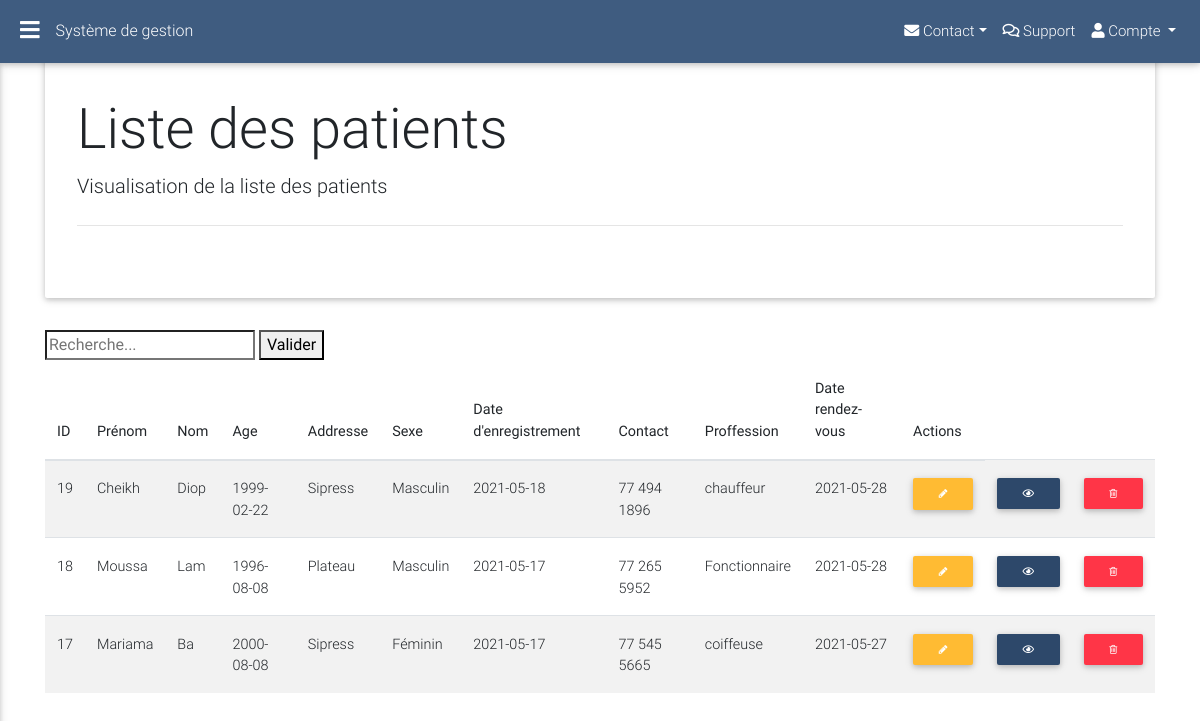
The app's page /src/patients/editPatient.php (signed in), older data.
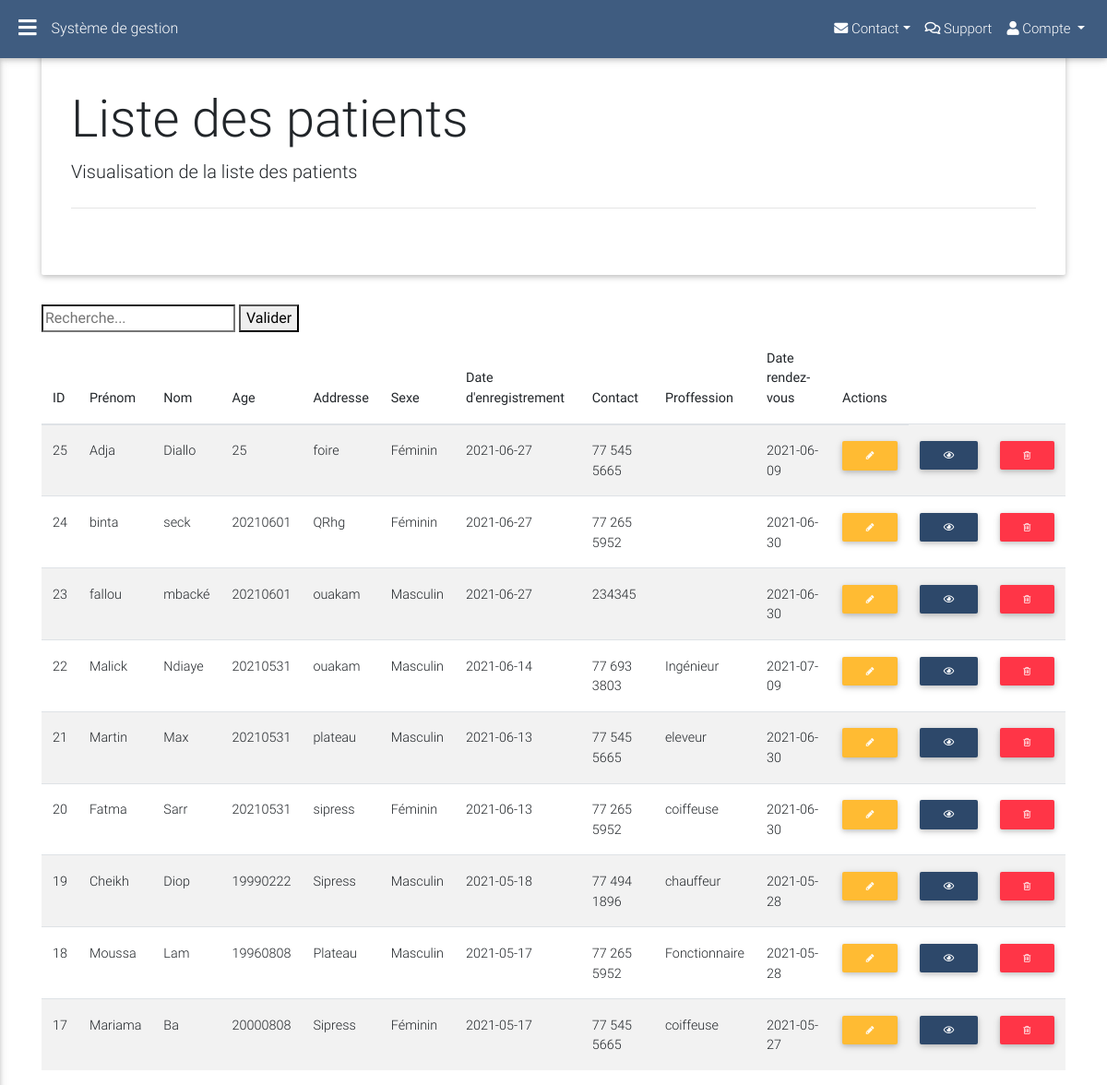
The same page, newer data.
### tables this page shows
CREATE TABLE IF NOT EXISTS `patients` (
  `user_id` int(11) NOT NULL AUTO_INCREMENT,
  `firstname` varchar(256) DEFAULT NULL,
  `lastname` varchar(256) DEFAULT NULL,
  `dob` text DEFAULT NULL,
  `address` text DEFAULT NULL,
  `married` varchar(256) DEFAULT NULL,
  `dor` date DEFAULT NULL,
  `contact` varchar(256) DEFAULT NULL,
  `referred` varchar(256) DEFAULT NULL,
  `rdv` date DEFAULT NULL,
  PRIMARY KEY (`user_id`)
);

### includes/dao.php (called while the page is built, shortened)
<?php
include "header.php";
include "sidenav.php";
include "jumbo.php";
$jumbo = new jumbo;

### includes/patients/PatientsController.php (called while the page is built, shortened)
<?php
class PatientsController
{
    public function viewAllPatients()
    {
        $db = new DBconnection();
        $dbConn = $db->getConnection();
        return $dbConn->query("SELECT * FROM patients ORDER BY user_id DESC");
    }
}

### src/patients/editPatient.php (the view, shortened to what this page needs)
<?php include "../../includes/dao.php" ?>
<?php include "../../includes/patients/PatientsController.php";
$patients = new PatientsController();
?>
<div class="container">
    <?= $jumbo->getJumbo("Liste des patients", "Visualisation de la liste des patients") ?>
    <form method="GET">
        <input type="search" name="q" placeholder="Recherche..." />
        <input type="submit" value="Valider" />
    </form>
    <?php $patientsList = $patients->viewAllPatients(); ?>
    <table class="table table-responsive table-striped table-hover">
        <thead>
            <th>ID</th>
            <th>Prénom</th>
            <th>Nom</th>
            <th>Age</th>
            <th>Addresse</th>
            <th>Sexe</th>
            <th>Date d'enregistrement</th>
            <th>Contact</th>
            <th>Proffession</th>
            <th>Date rendez-vous</th>
            <th>Actions</th>
        </thead>
        <tbody>
            <?php while ($row = $patientsList->fetch(PDO::FETCH_ASSOC)) {
                ?>
                <tr>
                    <td><?= $row['user_id'] ?></td>
                    <td><?= $row['firstname'] ?></td>
                    <td><?= $row['lastname'] ?></td>
                    <td><?= $row['dob'] ?></td>
                    <td><?= $row['address'] ?></td>
                    <td><?= $row['married'] ?></td>
                    <td><?= $row['dor'] ?></td>
                    <td><?= $row['contact'] ?></td>
                    <td><?= $row['referred'] ?></td>
                    <td><?= $row['rdv'] ?></td>
                    <td><a title="Modifier" href="editPatient.php?id=<?= $row['user_id'] ?>" class="btn btn-sm btn-warning fa fa-pencil"></a> </td>
                    <td><a title="Afficher le dossier du patient" href="viewDiag.php?id=<?= $row['user_id'] ?>" class="btn btn-sm btn-default fas fa-eye"></a> </td>
                    <td><a title="Supprimer" class="delete btn btn-danger btn-sm fa fa-trash-o" onclick="Delete(<?= $row['user_id'] ?>)"></a></td>
                </tr>
            <?php } ?>
        </tbody>
    </table>
</div>
<?php include "../../includes/footer.php"; ?>

Row changes from the older to the newer data that the page shows:
added patients: user_id "25", firstname "Adja", lastname "Diallo", dob "25", address "foire", married "Féminin", dor "2021-06-27", contact "77 545 5665", rdv "2021-06-09"
added patients: user_id "24", firstname "binta", lastname "seck", dob "20210601", address "QRhg", married "Féminin", dor "2021-06-27", contact "77 265 5952", rdv "2021-06-30"
added patients: user_id "23", firstname "fallou", lastname "mbacké", dob "20210601", address "ouakam", married "Masculin", dor "2021-06-27", contact "234345", rdv "2021-06-30"
added patients: user_id "22", firstname "Malick", lastname "Ndiaye", dob "20210531", address "ouakam", married "Masculin", dor "2021-06-14", contact "77 693 3803", referred "Ingénieur", rdv "2021-07-09"
added patients: user_id "21", firstname "Martin", lastname "Max", dob "20210531", address "plateau", married "Masculin", dor "2021-06-13", contact "77 545 5665", referred "eleveur", rdv "2021-06-30"
added patients: user_id "20", firstname "Fatma", lastname "Sarr", dob "20210531", address "sipress", married "Féminin", dor "2021-06-13", contact "77 265 5952", referred "coiffeuse", rdv "2021-06-30"
changed patients "Cheikh": dob "1999-02-22" → "19990222"
changed patients "Moussa": dob "1996-08-08" → "19960808"
changed patients "Mariama": dob "2000-08-08" → "20000808"
